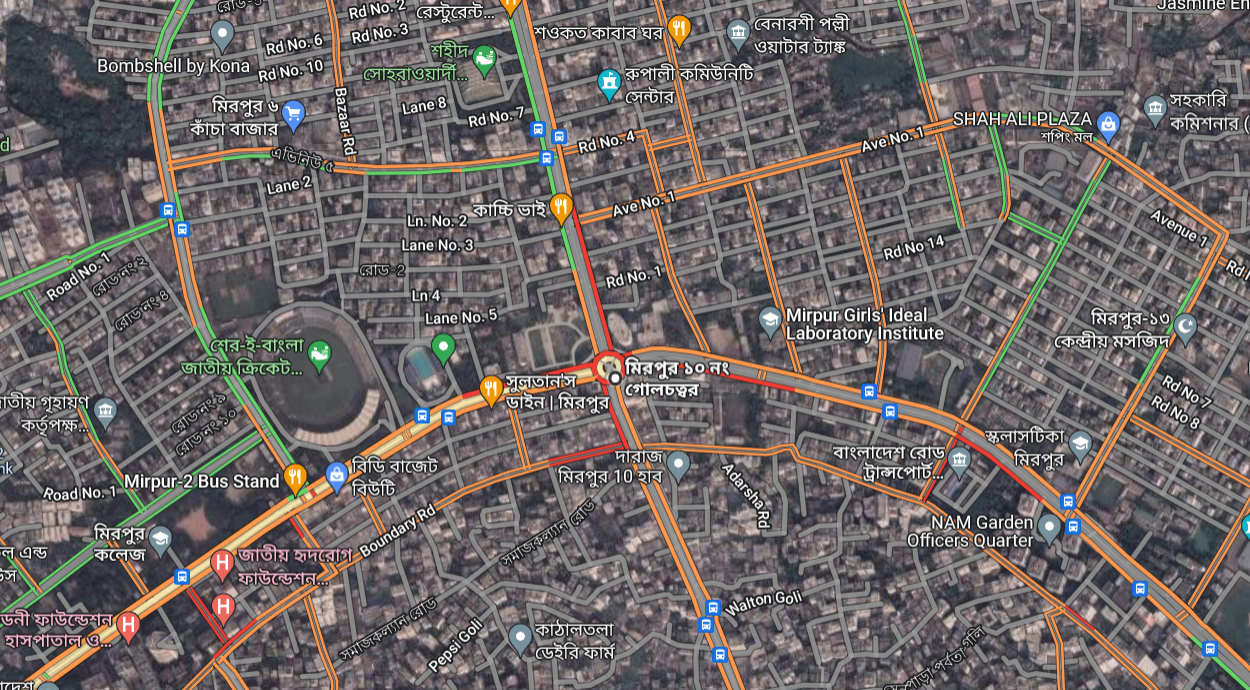
#> input picture Fri_0_0_2_7(crop).png, 1250 x 690 px; its folder holds only this picture in this run
$ jupyter execute image_masking.ipynb
#> lines starting #> are read from the running program, lines starting #| are printed output that depends on the picture; after the words box and inside, x2 and y2 are one past the last pixel; in counts of white or black regions, pixels touching at a corner belong together
[cell 1]
import cv2
import numpy as np
import os
import glob


path1 = 'C:/Users/Tazin/Documents/Thesis_TFP/june after 20/crop/'
path2 ='C:/Users/Tazin/Documents/Thesis_TFP/june after 20/crop/mask'
os.chdir(path1)
images = glob.glob("*.png")

for image in images:
        img = cv2.imread(image, 1)
#> img is the input picture: shape (690, 1250, 3); mean B, G, R 102.4, 103.4, 110.4

        hsv = cv2.cvtColor(img, cv2.COLOR_BGR2HSV)
#> hsv: shape (690, 1250, 3); mean H, S, V 103.9, 32.2, 115.2

        lower_red = np.array([0,150,150])
        upper_red = np.array([10,255,255])

        lower_orange = np.array([((10,100,100))])
        upper_orange = np.array([((15,255,255))])

        lower_green=np.array([60, 110,100])
        upper_green=np.array([70, 255, 255])

        # find the colors within the boundaries
        mask_green = cv2.inRange(hsv, lower_green, upper_green)
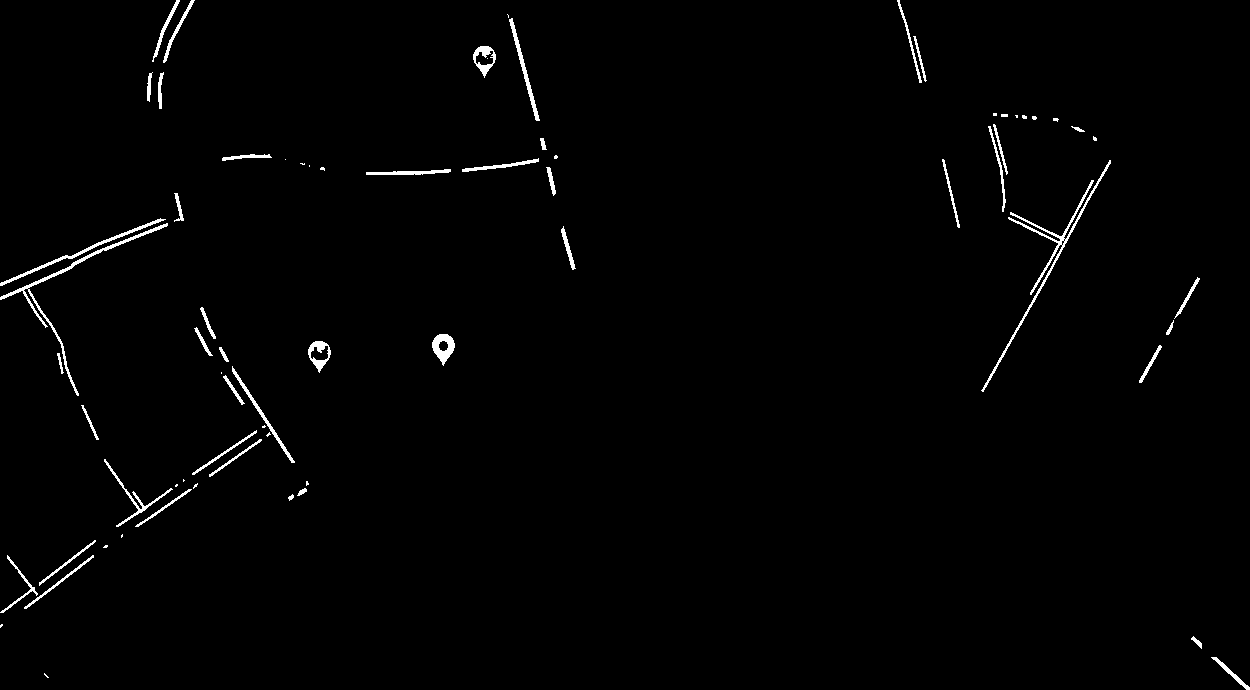
#> mask_green: shape (690, 1250); 1.2% white; 70 white regions (24 under 20 px), largest, box (x1, y1, x2, y2) and area: (981, 160, 1111, 392) 1251, (0, 223, 168, 396) 1005, (0, 218, 166, 286) 561
        mask_red = cv2.inRange(hsv, lower_red, upper_red)
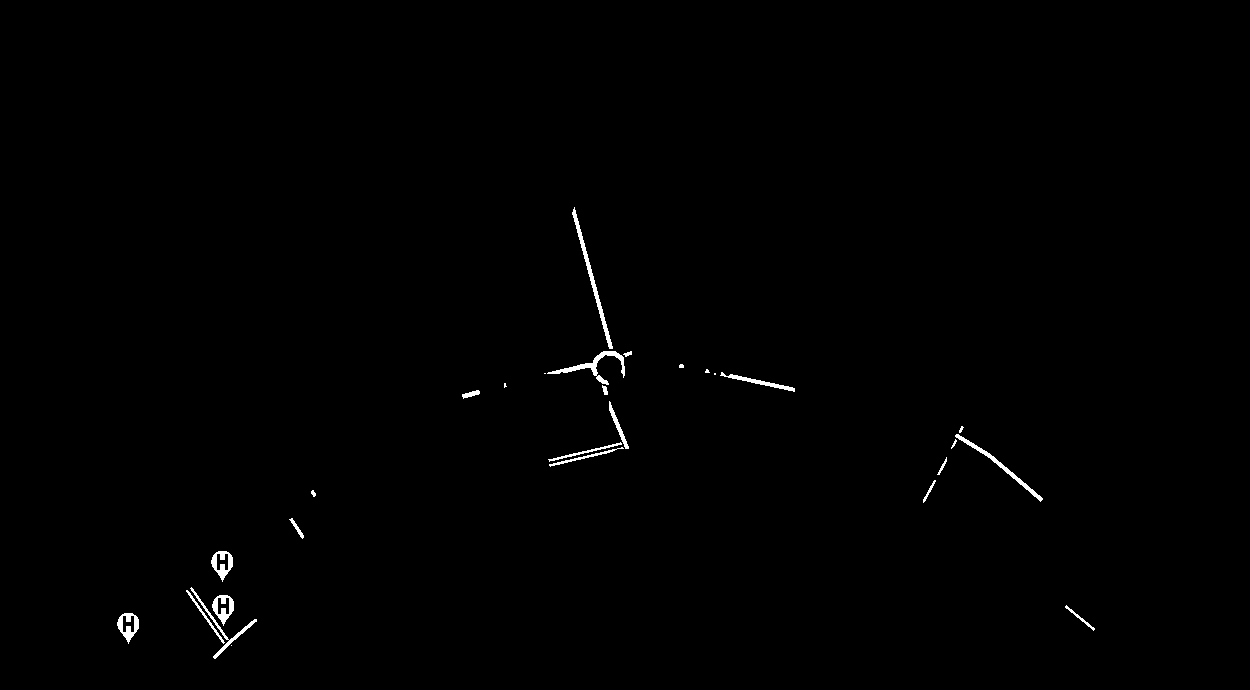
#> mask_red: shape (690, 1250); 0.52% white; 28 white regions (7 under 20 px), largest, box (x1, y1, x2, y2) and area: (572, 207, 613, 349) 587, (547, 351, 625, 385) 526, (955, 434, 1043, 502) 440
        mask_orange = cv2.inRange(hsv, lower_orange, upper_orange)
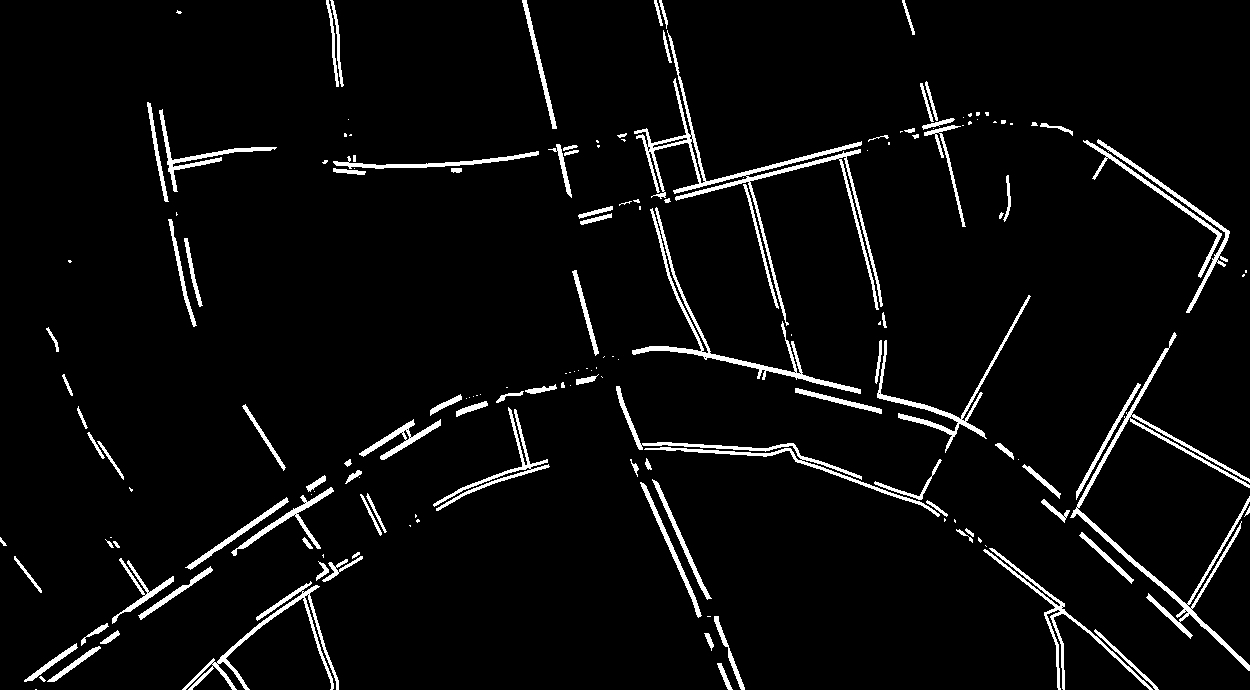
#> mask_orange: shape (690, 1250); 4.6% white; 168 white regions (67 under 20 px), largest, box (x1, y1, x2, y2) and area: (634, 30, 883, 326) 4379, (1070, 332, 1250, 671) 3763, (632, 207, 861, 394) 2366
        mask = mask_green + mask_red + mask_orange
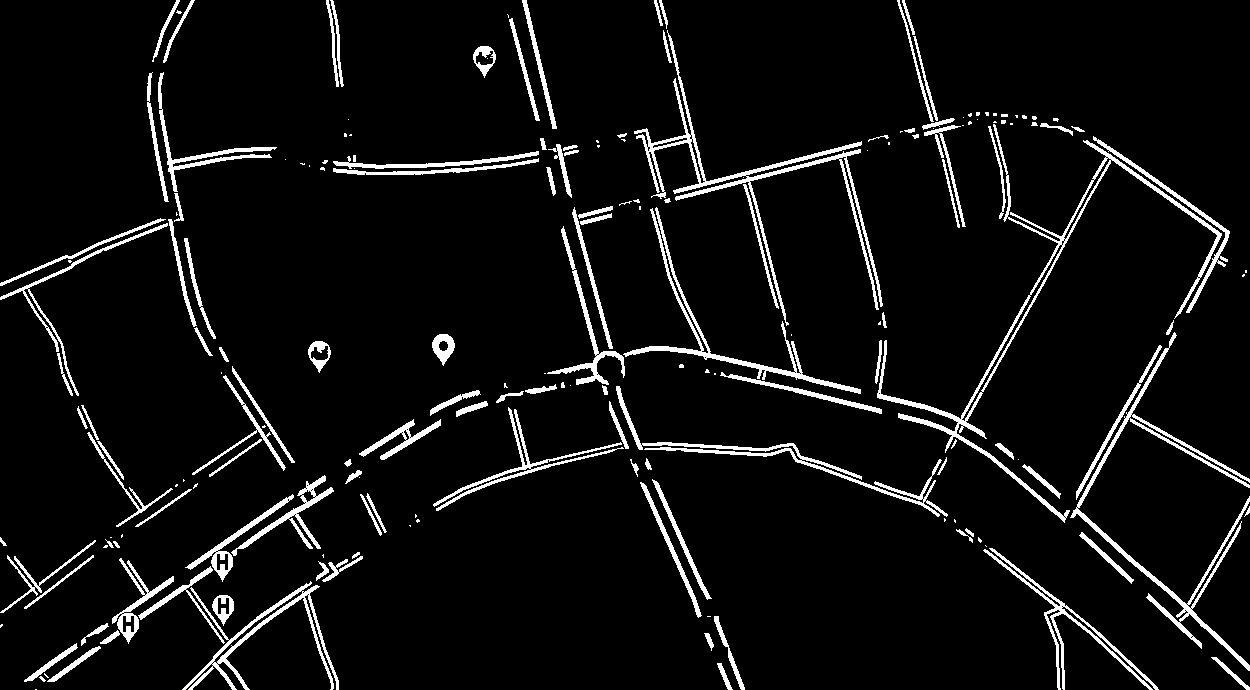
#> mask: shape (690, 1250); min 0, max 255, mean 16.1

        segmented_img = cv2.bitwise_and(img, img, mask=mask)
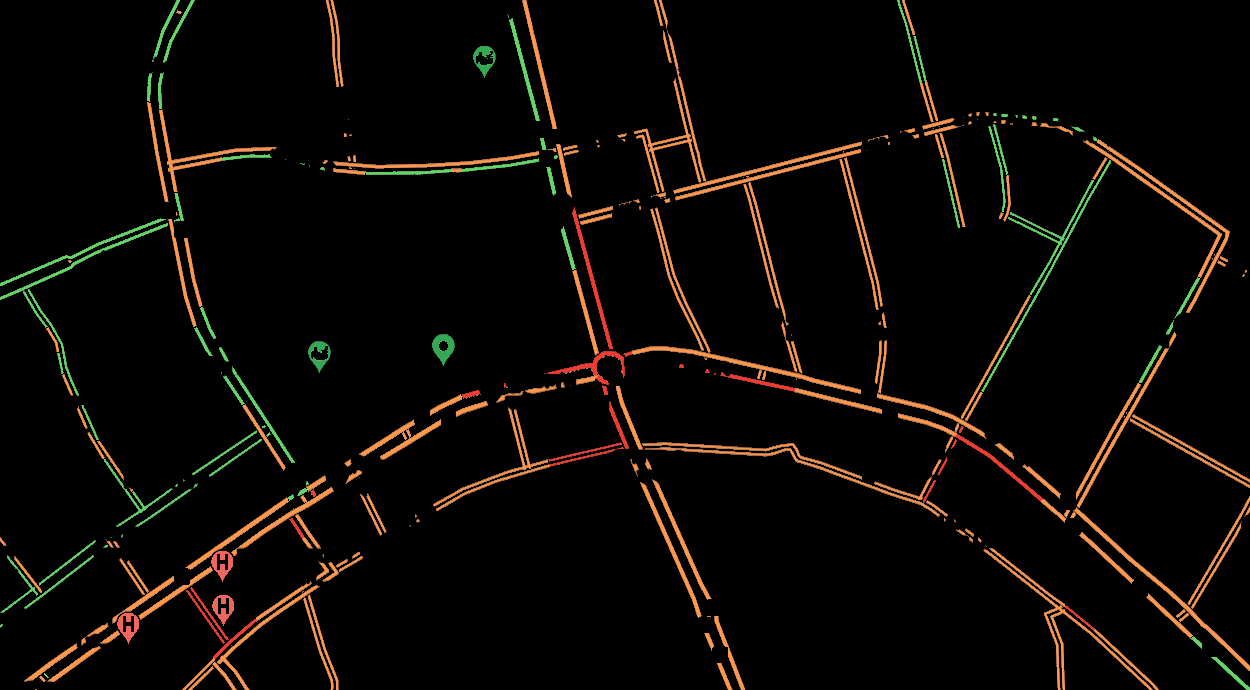
#> segmented_img: shape (690, 1250, 3); mean B, G, R 4.8, 8.8, 12.2
        os.chdir(path2)
        cv2.imwrite(image,segmented_img)
        os.chdir(path1)

$ run again, on Fri_0_0_2_7.png
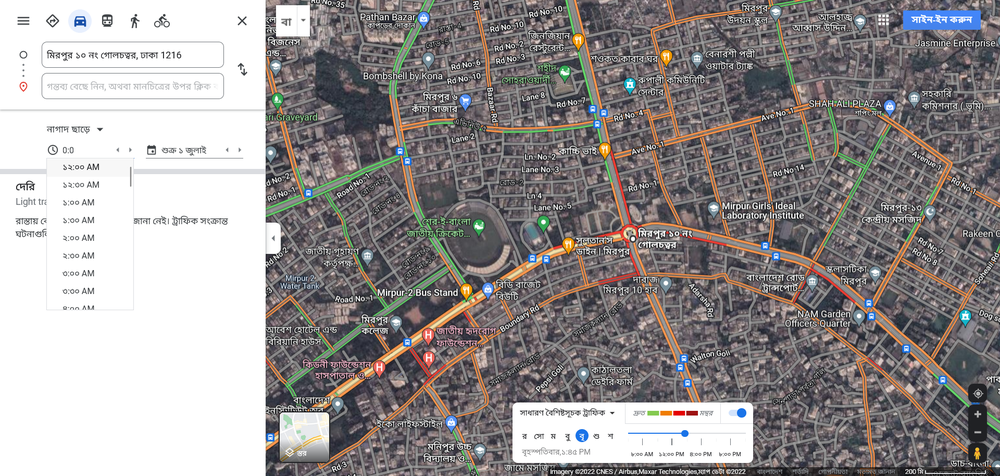
#> input picture Fri_0_0_2_7.png, 1000 x 476 px, shrunk from 1920 x 913 before the run
#> img is the input picture: shape (476, 1000, 3); mean B, G, R 147.5, 147.5, 151.6
#> hsv: shape (476, 1000, 3); mean H, S, V 76.6, 22.8, 155.7
#> `mask_green = cv2.inRange(hsv, lower_green, upper_green)`:
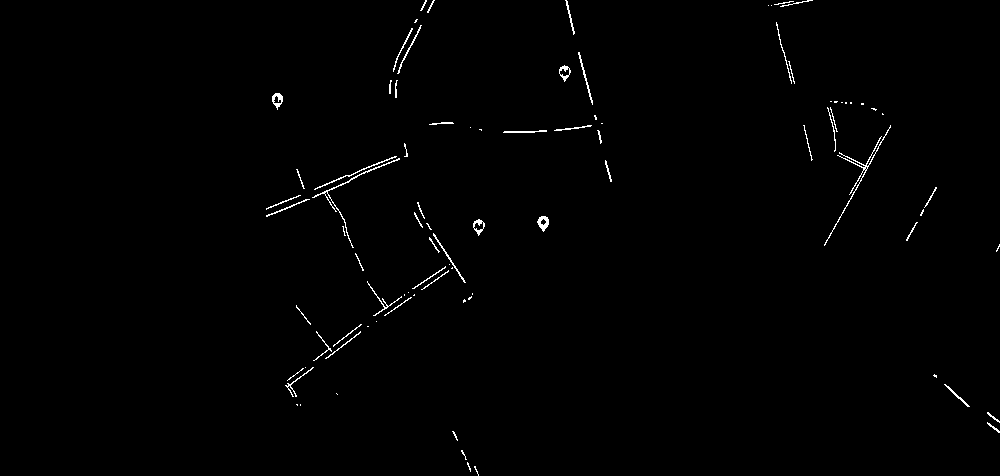
#> mask_green: shape (476, 1000); 0.73% white in thin lines or dots, all inside (x1, y1, x2, y2) = (266, 0, 1000, 476)
#> mask_red: shape (476, 1000); 0.26% white in thin lines or dots, all inside (x1, y1, x2, y2) = (20, 82, 883, 415)
#> `segmented_img = cv2.bitwise_and(img, img, mask=mask)`:
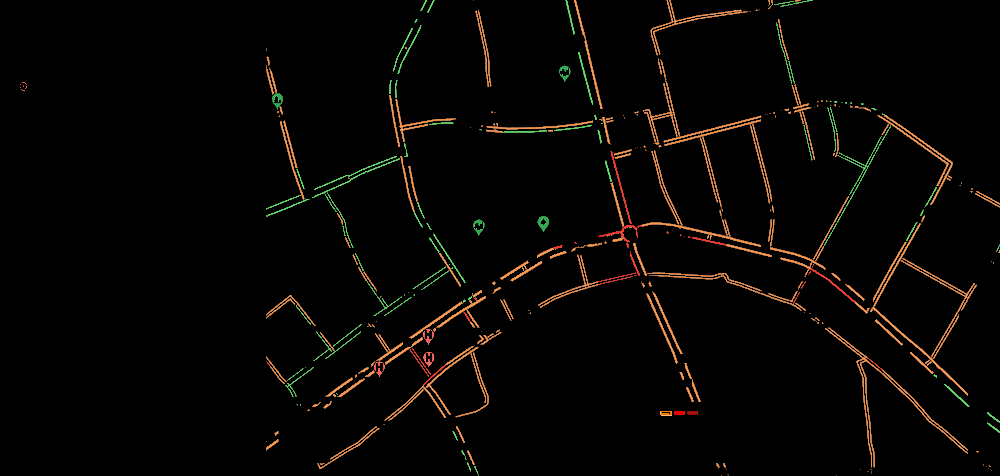
#> segmented_img: shape (476, 1000, 3); mean B, G, R 3, 5.4, 7.4
